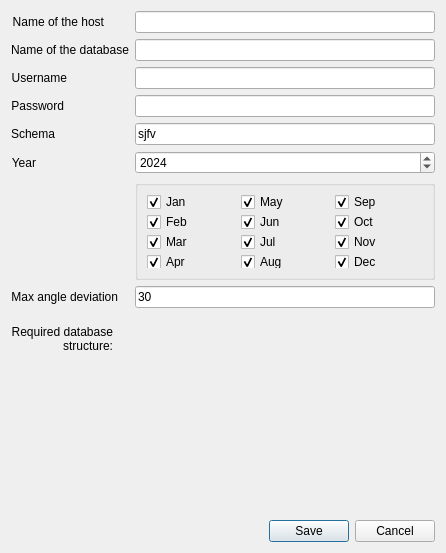
<?xml version="1.0" encoding="UTF-8"?>
<ui version="4.0">
 <class>AISSetup</class>
 <widget class="QDialog" name="AISSetup">
  <property name="geometry">
   <rect>
    <x>0</x>
    <y>0</y>
    <width>433</width>
    <height>543</height>
   </rect>
  </property>
  <property name="windowTitle">
   <string>AIS Settings</string>
  </property>
  <layout class="QVBoxLayout" name="verticalLayout">
   <item>
    <layout class="QFormLayout" name="formLayout">
     <item row="0" column="0">
      <widget class="QLabel" name="label_20">
       <property name="text">
        <string>Name of the host</string>
       </property>
       <property name="alignment">
        <set>Qt::AlignRight|Qt::AlignTrailing|Qt::AlignVCenter</set>
       </property>
      </widget>
     </item>
     <item row="0" column="1">
      <widget class="QLineEdit" name="leDBHost">
       <property name="text">
        <string/>
       </property>
      </widget>
     </item>
     <item row="1" column="0">
      <widget class="QLabel" name="label_21">
       <property name="text">
        <string>Name of the database</string>
       </property>
       <property name="alignment">
        <set>Qt::AlignRight|Qt::AlignTrailing|Qt::AlignVCenter</set>
       </property>
      </widget>
     </item>
     <item row="2" column="1">
      <widget class="QLineEdit" name="leUserName">
       <property name="text">
        <string/>
       </property>
       <property name="echoMode">
        <enum>QLineEdit::PasswordEchoOnEdit</enum>
       </property>
      </widget>
     </item>
     <item row="2" column="0">
      <widget class="QLabel" name="label_28">
       <property name="text">
        <string>Username</string>
       </property>
       <property name="alignment">
        <set>Qt::AlignRight|Qt::AlignTrailing|Qt::AlignVCenter</set>
       </property>
      </widget>
     </item>
     <item row="1" column="1">
      <widget class="QLineEdit" name="leDBName">
       <property name="text">
        <string/>
       </property>
      </widget>
     </item>
     <item row="3" column="1">
      <widget class="QLineEdit" name="lePassword">
       <property name="text">
        <string/>
       </property>
       <property name="echoMode">
        <enum>QLineEdit::PasswordEchoOnEdit</enum>
       </property>
      </widget>
     </item>
     <item row="4" column="1">
      <widget class="QLineEdit" name="leProvider">
       <property name="text">
        <string>sjfv</string>
       </property>
      </widget>
     </item>
     <item row="5" column="1">
      <widget class="QSpinBox" name="SBYear">
       <property name="minimum">
        <number>2000</number>
       </property>
       <property name="maximum">
        <number>2035</number>
       </property>
       <property name="value">
        <number>2024</number>
       </property>
      </widget>
     </item>
     <item row="3" column="0">
      <widget class="QLabel" name="label_22">
       <property name="text">
        <string>Password</string>
       </property>
       <property name="alignment">
        <set>Qt::AlignRight|Qt::AlignTrailing|Qt::AlignVCenter</set>
       </property>
      </widget>
     </item>
     <item row="4" column="0">
      <widget class="QLabel" name="label_23">
       <property name="text">
        <string>Schema</string>
       </property>
       <property name="alignment">
        <set>Qt::AlignRight|Qt::AlignTrailing|Qt::AlignVCenter</set>
       </property>
      </widget>
     </item>
     <item row="5" column="0">
      <widget class="QLabel" name="label_27">
       <property name="text">
        <string>Year</string>
       </property>
       <property name="alignment">
        <set>Qt::AlignRight|Qt::AlignTrailing|Qt::AlignVCenter</set>
       </property>
      </widget>
     </item>
     <item row="6" column="1">
      <widget class="QGroupBox" name="a0">
       <property name="minimumSize">
        <size>
         <width>0</width>
         <height>100</height>
        </size>
       </property>
       <property name="title">
        <string/>
       </property>
       <layout class="QGridLayout" name="gridLayout">
        <item row="1" column="1">
         <widget class="QCheckBox" name="CB_6">
          <property name="text">
           <string>Jun</string>
          </property>
          <property name="checked">
           <bool>true</bool>
          </property>
         </widget>
        </item>
        <item row="1" column="0">
         <widget class="QCheckBox" name="CB_2">
          <property name="text">
           <string>Feb</string>
          </property>
          <property name="checked">
           <bool>true</bool>
          </property>
         </widget>
        </item>
        <item row="3" column="1">
         <widget class="QCheckBox" name="CB_8">
          <property name="text">
           <string>Aug</string>
          </property>
          <property name="checked">
           <bool>true</bool>
          </property>
         </widget>
        </item>
        <item row="0" column="0">
         <widget class="QCheckBox" name="CB_1">
          <property name="text">
           <string>Jan</string>
          </property>
          <property name="checked">
           <bool>true</bool>
          </property>
         </widget>
        </item>
        <item row="0" column="1">
         <widget class="QCheckBox" name="CB_5">
          <property name="text">
           <string>May</string>
          </property>
          <property name="checked">
           <bool>true</bool>
          </property>
         </widget>
        </item>
        <item row="2" column="1">
         <widget class="QCheckBox" name="CB_7">
          <property name="text">
           <string>Jul</string>
          </property>
          <property name="checked">
           <bool>true</bool>
          </property>
         </widget>
        </item>
        <item row="3" column="0">
         <widget class="QCheckBox" name="CB_4">
          <property name="text">
           <string>Apr</string>
          </property>
          <property name="checked">
           <bool>true</bool>
          </property>
         </widget>
        </item>
        <item row="2" column="0">
         <widget class="QCheckBox" name="CB_3">
          <property name="text">
           <string>Mar</string>
          </property>
          <property name="checked">
           <bool>true</bool>
          </property>
         </widget>
        </item>
        <item row="0" column="2">
         <widget class="QCheckBox" name="CB_9">
          <property name="text">
           <string>Sep</string>
          </property>
          <property name="checked">
           <bool>true</bool>
          </property>
         </widget>
        </item>
        <item row="1" column="2">
         <widget class="QCheckBox" name="CB_10">
          <property name="text">
           <string>Oct</string>
          </property>
          <property name="checked">
           <bool>true</bool>
          </property>
         </widget>
        </item>
        <item row="2" column="2">
         <widget class="QCheckBox" name="CB_11">
          <property name="text">
           <string>Nov</string>
          </property>
          <property name="checked">
           <bool>true</bool>
          </property>
         </widget>
        </item>
        <item row="3" column="2">
         <widget class="QCheckBox" name="CB_12">
          <property name="text">
           <string>Dec</string>
          </property>
          <property name="checked">
           <bool>true</bool>
          </property>
         </widget>
        </item>
       </layout>
      </widget>
     </item>
     <item row="7" column="1">
      <widget class="QLineEdit" name="leMaxDev">
       <property name="text">
        <string>30</string>
       </property>
      </widget>
     </item>
     <item row="7" column="0">
      <widget class="QLabel" name="label_26">
       <property name="text">
        <string>Max angle deviation</string>
       </property>
       <property name="alignment">
        <set>Qt::AlignRight|Qt::AlignTrailing|Qt::AlignVCenter</set>
       </property>
      </widget>
     </item>
     <item row="8" column="1">
      <widget class="QLabel" name="label_24">
       <property name="minimumSize">
        <size>
         <width>300</width>
         <height>200</height>
        </size>
       </property>
       <property name="maximumSize">
        <size>
         <width>900</width>
         <height>900</height>
        </size>
       </property>
       <property name="text">
        <string/>
       </property>
       <property name="pixmap">
        <pixmap>database_structure.png</pixmap>
       </property>
       <property name="scaledContents">
        <bool>true</bool>
       </property>
       <property name="alignment">
        <set>Qt::AlignRight|Qt::AlignTrailing|Qt::AlignVCenter</set>
       </property>
      </widget>
     </item>
     <item row="8" column="0">
      <widget class="QLabel" name="label_25">
       <property name="text">
        <string>Required database
structure:</string>
       </property>
       <property name="alignment">
        <set>Qt::AlignRight|Qt::AlignTrailing|Qt::AlignVCenter</set>
       </property>
      </widget>
     </item>
    </layout>
   </item>
   <item>
    <widget class="QDialogButtonBox" name="buttonBox">
     <property name="orientation">
      <enum>Qt::Horizontal</enum>
     </property>
     <property name="standardButtons">
      <set>QDialogButtonBox::Cancel|QDialogButtonBox::Save</set>
     </property>
    </widget>
   </item>
  </layout>
 </widget>
 <tabstops>
  <tabstop>leDBHost</tabstop>
  <tabstop>leDBName</tabstop>
  <tabstop>leUserName</tabstop>
  <tabstop>lePassword</tabstop>
  <tabstop>leProvider</tabstop>
  <tabstop>SBYear</tabstop>
  <tabstop>CB_1</tabstop>
  <tabstop>CB_2</tabstop>
  <tabstop>CB_3</tabstop>
  <tabstop>CB_4</tabstop>
  <tabstop>CB_5</tabstop>
  <tabstop>CB_6</tabstop>
  <tabstop>CB_7</tabstop>
  <tabstop>CB_8</tabstop>
  <tabstop>CB_9</tabstop>
  <tabstop>CB_10</tabstop>
  <tabstop>CB_11</tabstop>
  <tabstop>CB_12</tabstop>
  <tabstop>leMaxDev</tabstop>
 </tabstops>
 <resources/>
 <connections>
  <connection>
   <sender>buttonBox</sender>
   <signal>accepted()</signal>
   <receiver>AISSetup</receiver>
   <slot>accept()</slot>
   <hints>
    <hint type="sourcelabel">
     <x>248</x>
     <y>254</y>
    </hint>
    <hint type="destinationlabel">
     <x>157</x>
     <y>274</y>
    </hint>
   </hints>
  </connection>
  <connection>
   <sender>buttonBox</sender>
   <signal>rejected()</signal>
   <receiver>AISSetup</receiver>
   <slot>reject()</slot>
   <hints>
    <hint type="sourcelabel">
     <x>316</x>
     <y>260</y>
    </hint>
    <hint type="destinationlabel">
     <x>286</x>
     <y>274</y>
    </hint>
   </hints>
  </connection>
 </connections>
</ui>
